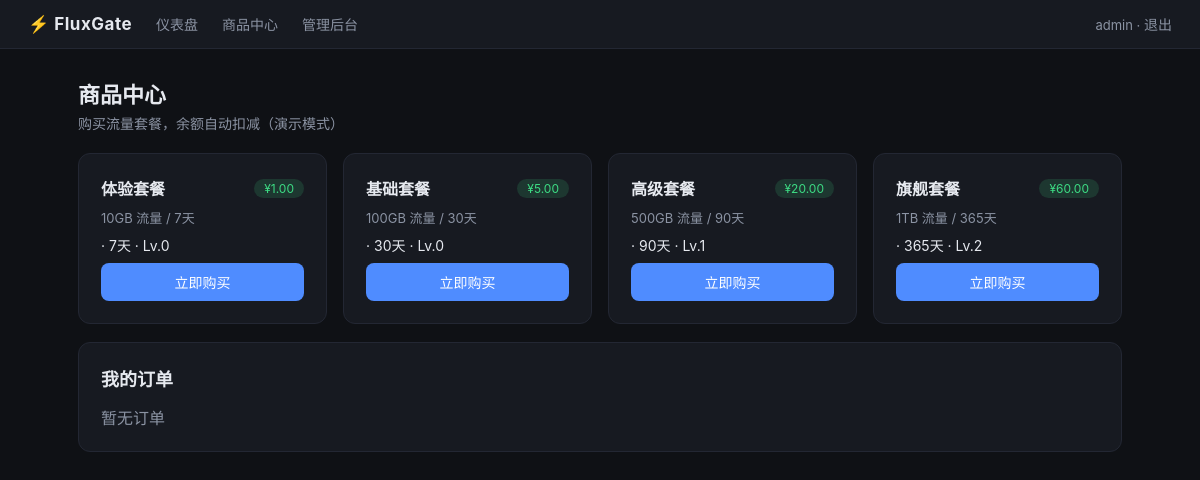
/shop (signed in), run on the app's committed database.
### fluxgate/models.py (models this page shows, shortened)
class User(db.Model):
    __tablename__ = "users"
    MIN_PORT = 1025
    PORT_BLACK_SET = {6443, 8472}
    id = db.Column(db.Integer, primary_key=True)
    username = db.Column(db.String(64), unique=True, nullable=False)
    password_hash = db.Column(db.String(256), nullable=False)
    email = db.Column(db.String(128), default="")
    balance = db.Column(db.Float, default=0.0)
    level = db.Column(db.Integer, default=0)
    level_expire_time = db.Column(db.DateTime, default=datetime.utcnow)
    invitecode_num = db.Column(db.Integer, default=5)
    inviter_id = db.Column(db.Integer, default=0)
    ss_port = db.Column(db.Integer, unique=True, default=MIN_PORT)
    ss_password = db.Column(db.String(32), default=_short_rand, unique=True)
    vmess_uuid = db.Column(db.String(64), default="")
    upload_traffic = db.Column(db.BigInteger, default=0)
    download_traffic = db.Column(db.BigInteger, default=0)
    total_traffic = db.Column(db.BigInteger, default=GB * 10)
    last_use_time = db.Column(db.DateTime, nullable=True)
    enable = db.Column(db.Boolean, default=True)
    is_admin = db.Column(db.Boolean, default=False)
    created_at = db.Column(db.DateTime, default=datetime.utcnow)

class Goods(db.Model):
    __tablename__ = "goods"
    STATUS_ON = 1
    STATUS_OFF = -1
    id = db.Column(db.Integer, primary_key=True)
    name = db.Column(db.String(128), default="待编辑")
    content = db.Column(db.String(256), default="待编辑")
    transfer = db.Column(db.BigInteger, default=GB)  # added traffic (bytes)
    money = db.Column(db.Float, default=0.0)
    level = db.Column(db.Integer, default=0)
    days = db.Column(db.Integer, default=1)
    status = db.Column(db.Integer, default=STATUS_ON)
    order = db.Column(db.Integer, default=1)
    user_purchase_count = db.Column(db.Integer, default=0)
    @classmethod
    def get_on_sale(cls):
        return cls.query.filter_by(status=cls.STATUS_ON).order_by(cls.order).all()

### fluxgate/web.py (the view)
@bp.route("/shop")
def shop():
    user = _current_user()
    if not user:
        return redirect(url_for("web.login"))
    goods = Goods.get_on_sale()
    orders = UserOrder.query.filter_by(user_id=user.id).order_by(UserOrder.id.desc()).limit(10).all()
    return render_template("shop.html", user=user, goods=goods, orders=orders)

### fluxgate/web.py (called while the page is built)
def _current_user():
    uid = session.get("user_id")
    if uid:
        return User.query.get(uid)
    return None

### fluxgate/templates/shop.html (shortened to what this page needs)
{% extends 'base.html' %}
{% block content %}
<h1>商品中心</h1>
<p class="sub">购买流量套餐，余额自动扣减（演示模式）</p>
<div class="grid">
  {% for g in goods %}
  <div class="card" style="display:flex;flex-direction:column;gap:8px">
    <div class="row" style="justify-content:space-between">
      <h2 style="margin:0;font-size:16px">{{ g.name }}</h2>
      <span class="badge green">¥{{ '%.2f'|format(g.money) }}</span>
    </div>
    <p style="color:var(--muted);font-size:13px">{{ g.content }}</p>
    <div style="color:var(--text);font-size:14px">{{ g.human_transfer }} · {{ g.days }}天 · Lv.{{ g.level }}</div>
    <button class="btn" onclick="buy({{ g.id }})">立即购买</button>
  </div>
  {% endfor %}
</div>
<div class="card">
  <h2>我的订单</h2>
  {% if orders %}
  <table>
    <tr><th>流水号</th><th>金额</th><th>状态</th><th>时间</th></tr>
    {% for o in orders %}
    <tr>
      <td class="mono">{{ o.out_trade_no }}</td>
      <td>¥{{ '%.2f'|format(o.amount) }}</td>
      <td>
        {% if o.status == 0 %}<span class="badge">待支付</span>
        {% elif o.status == 1 %}<span class="badge">已支付</span>
        {% else %}<span class="badge green">已完成</span>{% endif %}
      </td>
      <td>{{ o.created_at.strftime('%Y-%m-%d %H:%M') if o.created_at }}</td>
    </tr>
    {% endfor %}
  </table>
  {% else %}
  <p style="color:var(--muted)">暂无订单</p>
  {% endif %}
</div>
{% endblock %}

### fluxgate/templates/base.html (shortened to what this page needs)
<!DOCTYPE html>
<html lang="zh">
<head>
</head>
<body>
<nav class="nav">
  <div class="brand">⚡ {{ config.TITLE }}</div>
  {% if session.get('user_id') %}
  <a href="{{ url_for('web.dashboard') }}">仪表盘</a>
  <a href="{{ url_for('web.shop') }}">商品中心</a>
  {% if user and user.is_admin %}<a href="{{ url_for('web.admin') }}">管理后台</a>{% endif %}
  <div class="user-chip">{{ user.username if user else '' }} · <a href="{{ url_for('web.logout') }}">退出</a></div>
  {% endif %}
</nav>
<div class="container">
  {% block content %}{% endblock %}
</div>
</body>
</html>

### fluxgate/templates/base.html (style rules this page uses)
:root { --bg:#0f1115; --card:#171a21; --border:#232733; --text:#e6e9ef; --muted:#8b93a3; --accent:#4f8cff; --green:#3ddc84; --red:#ff5c5c; }
* { margin:0; padding:0; box-sizing:border-box; }
body { background:var(--bg); color:var(--text); font-family:-apple-system,'Segoe UI',Roboto,sans-serif; min-height:100vh; }
a { color:var(--accent); text-decoration:none; }
.nav { display:flex; align-items:center; gap:24px; padding:14px 28px; background:var(--card); border-bottom:1px solid var(--border); }
.nav .brand { font-weight:700; font-size:17px; letter-spacing:.5px; }
.nav a { color:var(--muted); font-size:14px; }
.nav .user-chip { font-size:13px; color:var(--muted); }
.container { max-width:1100px; margin:0 auto; padding:28px; }
.card { background:var(--card); border:1px solid var(--border); border-radius:12px; padding:22px; margin-bottom:18px; }
.grid { display:grid; grid-template-columns:repeat(auto-fit,minmax(220px,1fr)); gap:16px; }
.btn { display:inline-block; background:var(--accent); color:#fff; border:none; border-radius:8px; padding:9px 18px; font-size:14px; cursor:pointer; }
.badge { display:inline-block; padding:2px 10px; border-radius:20px; font-size:12px; background:rgba(79,140,255,.15); color:var(--accent); }
.badge.green { background:rgba(61,220,132,.15); color:var(--green); }
h1 { font-size:22px; margin-bottom:4px; }
h2 { font-size:18px; margin-bottom:14px; }
.sub { color:var(--muted); font-size:14px; margin-bottom:20px; }
.row { display:flex; gap:12px; align-items:center; flex-wrap:wrap; }

### data on the page
User: username "admin"
Goods: name "体验套餐", money "1.00", content "10GB 流量 / 7天", days "7", level "0"
Goods: name "基础套餐", money "5.00", content "100GB 流量 / 30天", days "30", level "0"
Goods: name "高级套餐", money "20.00", content "500GB 流量 / 90天", days "90", level "1"
Goods: name "旗舰套餐", money "60.00", content "1TB 流量 / 365天", days "365", level "2"

### other printed values
{{ config.TITLE }} "FluxGate"
